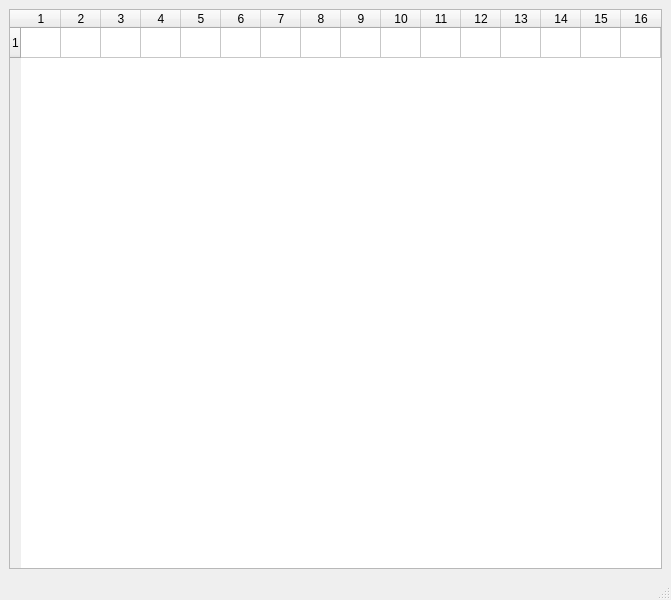
<?xml version="1.0" encoding="UTF-8"?>
<ui version="4.0">
 <class>MemoryWindow</class>
 <widget class="QMainWindow" name="MemoryWindow">
  <property name="geometry">
   <rect>
    <x>0</x>
    <y>0</y>
    <width>671</width>
    <height>600</height>
   </rect>
  </property>
  <property name="windowTitle">
   <string>MainWindow</string>
  </property>
  <widget class="QWidget" name="centralwidget">
   <layout class="QVBoxLayout" name="verticalLayout">
    <item>
     <widget class="QTableWidget" name="MemoryTable">
      <property name="rowCount">
       <number>1</number>
      </property>
      <property name="columnCount">
       <number>16</number>
      </property>
      <attribute name="horizontalHeaderDefaultSectionSize">
       <number>40</number>
      </attribute>
      <row/>
      <column/>
      <column/>
      <column/>
      <column/>
      <column/>
      <column/>
      <column/>
      <column/>
      <column/>
      <column/>
      <column/>
      <column/>
      <column/>
      <column/>
      <column/>
      <column/>
     </widget>
    </item>
   </layout>
  </widget>
  <widget class="QMenuBar" name="menubar">
   <property name="geometry">
    <rect>
     <x>0</x>
     <y>0</y>
     <width>671</width>
     <height>21</height>
    </rect>
   </property>
  </widget>
  <widget class="QStatusBar" name="statusbar"/>
 </widget>
 <resources/>
 <connections/>
</ui>
